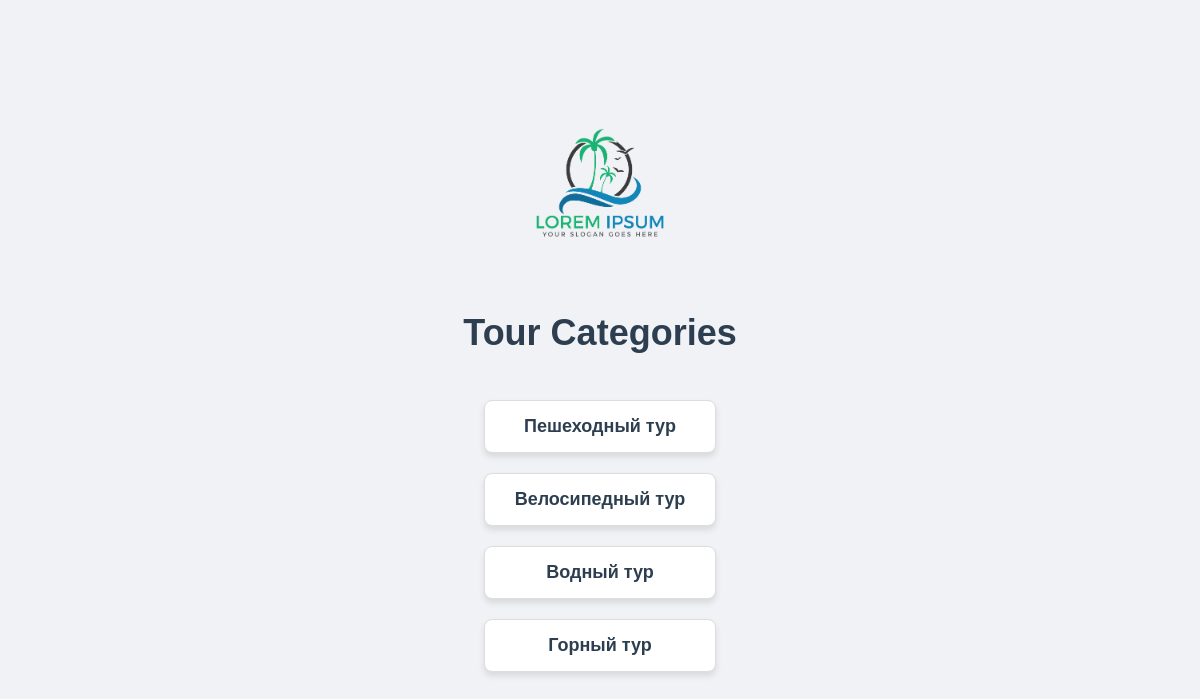
The page /tours/ on the database its author committed.
### shop/models.py (models this page shows, shortened)
class TourCategory(models.Model):
        name = models.CharField(max_length=255)
        description = models.TextField(blank=True)

### shop/views.py (the view)
# urls.py: path('tours/', views.tour_categories, name='tour_categories'),
def tour_categories(request):
    categories = TourCategory.objects.all()
    return render(request, 'shopp/tour_categories.html', {'categories': categories, 'menu': menu})

### shop/templates/shopp/tour_categories.html (shortened to what this page needs)
{% load static %}
<!DOCTYPE html>
<html>
<head>
    <link rel="stylesheet" type="text/css" href="{% static 'shopp/css/tours.css' %}">
</head>
<body>
    <a href="{% url 'index' %}" class="logo-link">
        <img src="{% static 'shopp/images1/—Pngtree—and palm vector logo travel_3628052.png' %}" alt="logo" class="logo-image">
    </a>
    <h1>Tour Categories</h1>
    <ul>
        {% for category in categories %}
            <li><a href="{% url 'tours_by_category' category.id %}">{{ category.name }}</a></li>
        {% endfor %}
    </ul>
</body>
</html>

### shop/templates/shopp/tour_categories.html (style rules this page uses)
body { margin: 0; padding: 0; font-family: 'Arial', sans-serif; background-color: #f0f2f5; color: #333; display: flex; flex-direction: column; align-items: center; justify-content: center; min-height: 100vh; text-align: center; }
.logo-link { margin-bottom: 20px; }
.logo-image { width: 150px; height: auto; }
h1 { font-size: 36px; margin-bottom: 30px; color: #2c3e50; }
ul { list-style: none; padding: 0; display: flex; flex-direction: column; align-items: center; gap: 20px; }
li { background-color: #ffffff; border: 1px solid #ddd; border-radius: 8px; width: 200px; padding: 15px; box-shadow: 0 4px 6px rgba(0, 0, 0, 0.1); transition: transform 0.2s, box-shadow 0.2s; text-align: center; }
a { text-decoration: none; color: #2c3e50; font-size: 18px; font-weight: bold; display: block; height: 100%; width: 100%; }

### rows shown on the page
TourCategory: name "Пешеходный тур"
TourCategory: name "Велосипедный тур"
TourCategory: name "Водный тур"
TourCategory: name "Горный тур"
